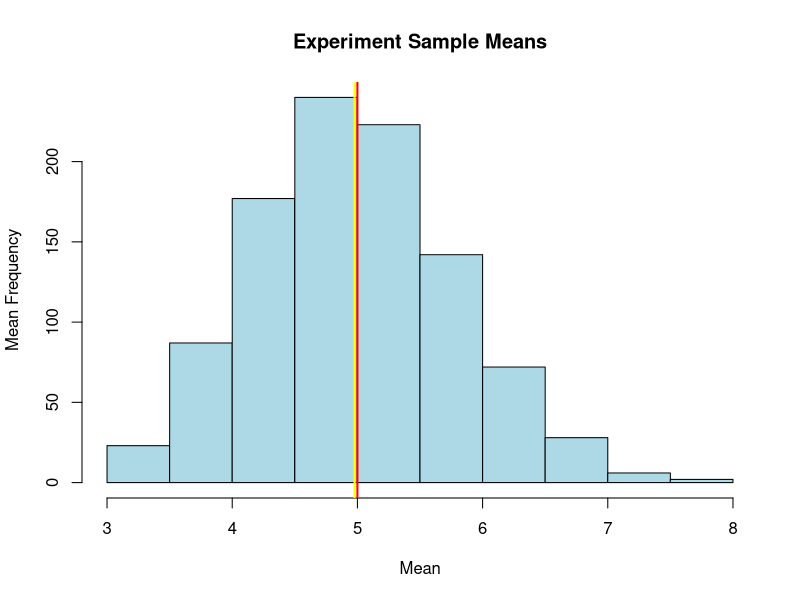
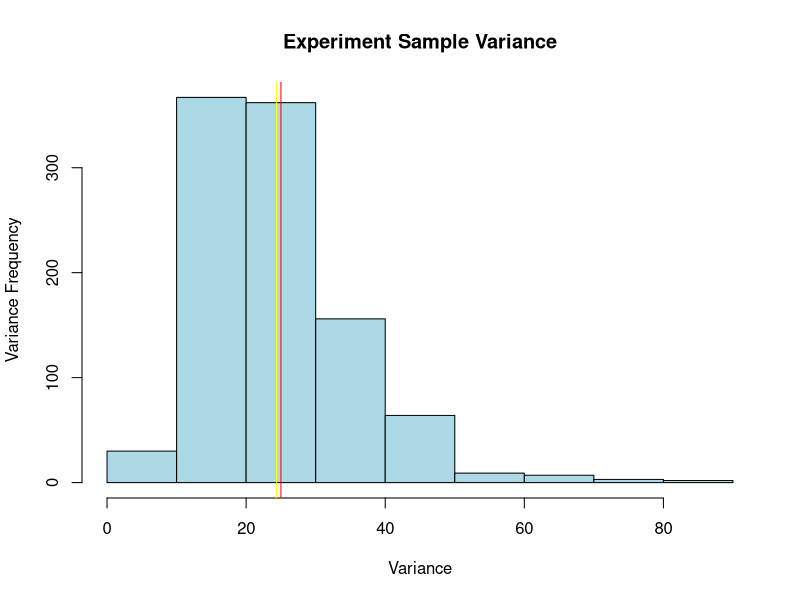
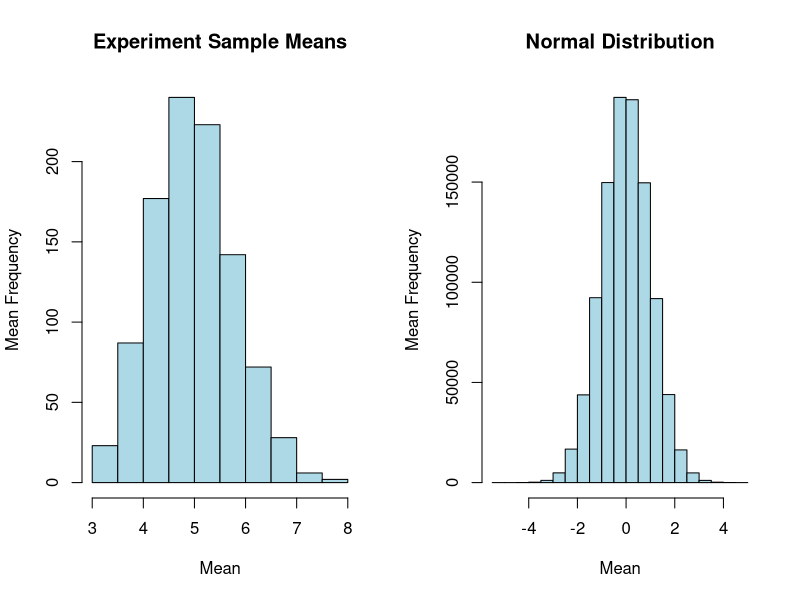

Write R code to recreate these figures, in order.
## ---- chunk 1
numberOfObservations    = 40
simulationCount         = 1000
lambda                  = .2

## ---- chunk 2
# Ensure no initial values to remove any bias.
means = NULL
# Run experiment
for(i in 1:simulationCount){
  if(i == 1) storeObservations <- data.frame(rexp(numberOfObservations, lambda))
  else
    storeObservations <- cbind(storeObservations, rexp(numberOfObservations, lambda))
    means = c(means, mean(storeObservations[,i]))
}

# Draw results
hist(means, main="Experiment Sample Means", xlab="Mean", ylab="Mean Frequency", col="light blue")
abline(v=mean(means), col="yellow", lwd=2)
abline(v=(1/lambda), col="red", lwd=2)
## ---- chunk 3
varStore <- 0
for(i in 1:1000){
  varStore[i] <- var(storeObservations[,i])
}

hist(varStore, main="Experiment Sample Variance", xlab="Variance", ylab="Variance Frequency", col="light blue")
abline(v=mean(varStore), col="yellow", lwd=1)
abline(v=(1/lambda)^2, col="red", lwd=1)
## ---- chunk 4
par(mfrow = c(1,2))

hist(means, main="Experiment Sample Means", xlab="Mean", ylab="Mean Frequency", col="light blue")
hist(rnorm(1000000), main="Normal Distribution", xlab="Mean", ylab="Mean Frequency", col="light blue")
